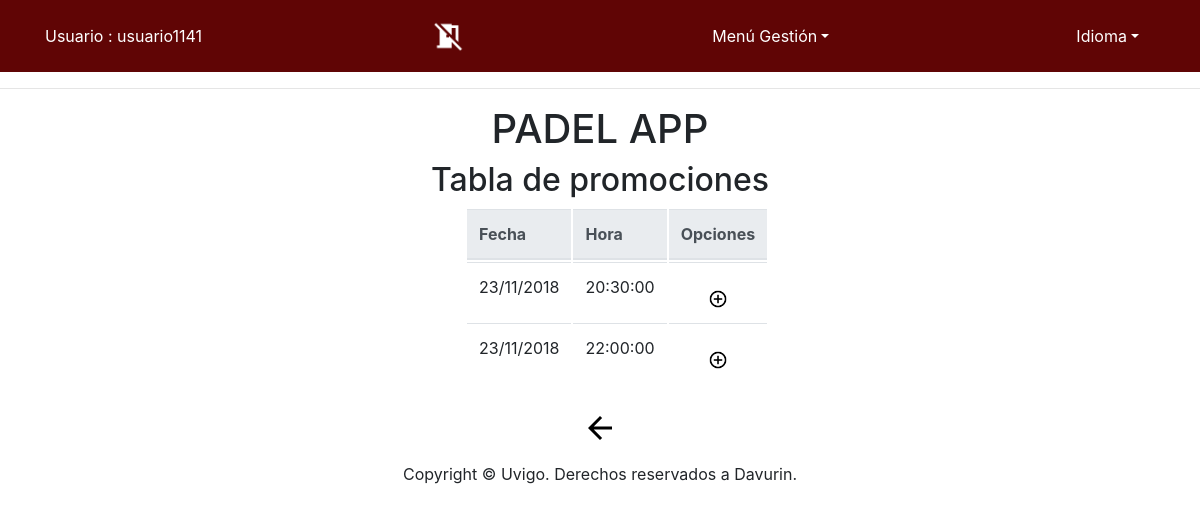
The page /app/Controllers/PROM_CONTROLLER.php (signed in) on the database its author committed.
### tables this page shows
CREATE TABLE IF NOT EXISTS `Promociones` (
  `Fecha` DATE NOT NULL,
  `Hora` TIME NOT NULL,
  PRIMARY KEY (`Fecha`, `Hora`));

### app/Controllers/PROM_CONTROLLER.php (called while the page is built, shortened)
<?php
include '../Functions/Comprobar_Disponibilidad.php';
include '../Models/PROM_MODEL.php';
include '../Views/PROMOCION/PROM_SHOWALL_View.php';
switch ( $_REQUEST[ 'action' ] ) {
	default:
		if($_SESSION['tipo'] == 'Admin' ||$_SESSION['tipo'] == 'Deportista'){
				if ( !$_POST ) {
					$PROM = new PROM_MODEL( '', '');
				} else {
					$PROM = get_data_form();
				}
				if($_SESSION['tipo'] == 'Admin'){
					$datos = $PROM->SEARCH();
				}else{
					$datos = $PROM->SEARCH();
				}
				$lista = array('Fecha','Hora');
				new PROM_SHOWALL( $lista, $datos);
		}else{
			new MESSAGE( 'El usuario no tiene los permisos necesarios', '../Controllers/USUARIO_CONTROLLER.php' );
		}
}
?>

### app/Models/PROM_MODEL.php (called while the page is built, shortened)
<?php
class PROM_MODEL{
	var	$fecha;
	var	$hora;
	var $mysqli;
	function __construct($fecha,$hora) {
		$this->fecha = $fecha;
        $this->hora=$hora;
		include_once '../Functions/BdAdmin.php';
		$this->mysqli = ConectarBD();
	}
	function SEARCH() {
		$sql = "select
					Hora,
					Fecha
       			from promociones
    			where
    				(
                    (BINARY Fecha LIKE '%$this->fecha%') &&
    				(BINARY Hora LIKE '%$this->hora%')
    				)";
		if ( !( $resultado = $this->mysqli->query( $sql ) ) ) {
			return 'Error en la consulta sobre la base de datos';
		} else {
			return $resultado;
		}
	}
}
?>

### app/Functions/BdAdmin.php (called while the page is built, shortened)
<?php
function ConectarBD()
{
	    $mysqli = new mysqli("localhost", "user", "pass", "abpbase");
		return $mysqli;
}
?>

### app/Views/PROMOCION/PROM_SHOWALL_View.php (the view, shortened to what this page needs)
<?php
class PROM_SHOWALL {
	function __construct( $lista, $datos) {
		$this->lista = $lista;
		$this->datos = $datos;
		$this->render($this->lista,$this->datos);
	}
	function render($lista,$datos){
		$this->datos = $datos;
	include '../Views/Header.php';
?>
		<div class="seccion" align="center">
			<h2>
				<?php echo $strings['Tabla de promociones'];?>
			</h2>
			<div class="col-md-3">
			<table class="table">
				<thead class="thead-light">
				<tr>
<?php
					foreach ( $lista as $atributo ) {
?>
						<th>
							<?php echo $strings[$atributo]?>
						</th>
<?php
					}
?>
					<th>
						<?php echo $strings['Opciones']?>
					</th>
				</tr>
<?php
				while ( $fila = mysqli_fetch_array( $this->datos ) ) {
?>
				<tr>
<?php
					foreach ( $lista as $atributo ) {
?>
					<td>
<?php
 				if($atributo == 'Fecha'){
					echo date( "d/m/Y", strtotime( $fila[ $atributo ] ) );
				}else{
							echo $fila[ $atributo ];
				}
?>
					</td>
<?php
					}
					if($_SESSION['tipo'] == 'Admin'){
?>
					<td align="center">
						<form action="../Controllers/PROM_CONTROLLER.php" method="get" style="display:inline" >
							<input type="hidden" name="Fecha" value="<?php echo $fila['Fecha']; ?>">
							<input type="hidden" name="Hora" value="<?php echo $fila['Hora']; ?>">
								<button id ="buttonBien" type="submit" name="action" value="DELETE" ><img src="../Views/icon/delete_big.png" alt="<?php echo $strings['Eliminar']?>" width="20" height="20" /></button>
								<button id ="buttonBien" type="submit" name="action" value="SHOWCURRENT" ><img src="../Views/icon/verdetalles_2.jpg" alt="<?php echo $strings['Ver en detalle']?>" width="20" height="20"/></button>
						</form>
<?php
					}else{
?>
						<td align="center">
						<form action="../Controllers/INSPROM_CONTROLLER.php" method="get" style="display:inline" >
								<button id ="buttonBien" type="submit" name="action" value="INSCRIPCION" ><img src="../Views/icon/add_big.png" alt="<?php echo $strings['Añadir']?>" width="20" height="20"/></button>
						</form>
<?php
				}
?>
				</tr>
<?php
					   }
?>
				</thead>
			</table>
			</div>
			<form action='../Controllers/DEFAULT_CONTROLLER.php' method="post">
				<button id ="buttonBien" type="submit"><img src="../Views/icon/back_big2.png" alt="<?php echo $strings['Atras']?>" /></button>
			</form>
		</div>
<?php
		include '../Views/Footer.php';
		}
	}
?>

### rows shown on the page
promociones: Fecha "23/11/2018", Hora "20:30:00"
promociones: Fecha "23/11/2018", Hora "22:00:00"

### other values the page prints
$strings['Usuario'] "Usuario"
$_SESSION['login'] "usuario1141"
$strings['menuGestion'] "Menú Gestión"
$strings['idioma'] "Idioma"
$strings['Tabla de promociones'] "Tabla de promociones"
$strings[$atributo] "Fecha"
$strings[$atributo] "Hora"
$strings['Opciones'] "Opciones"
